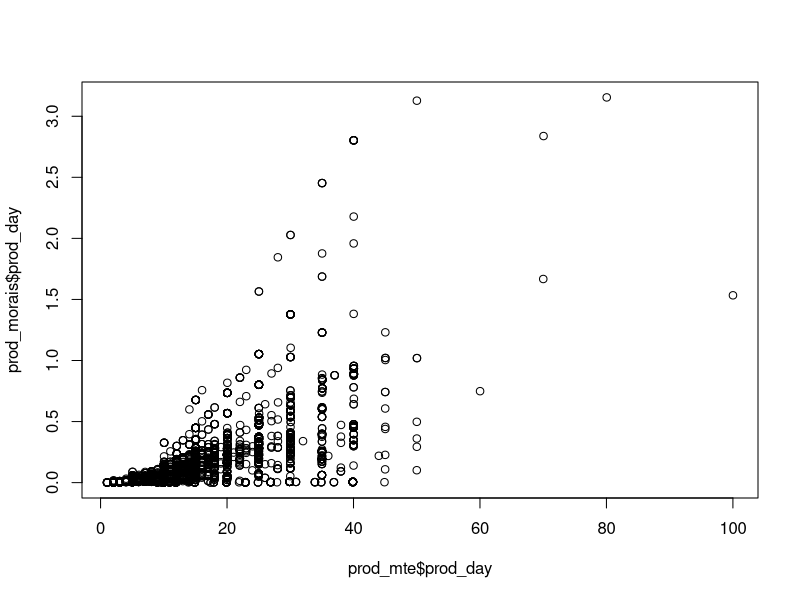

Generate this figure with R:


prod_mte<-read.csv("data/wcs/madagascar_potential-prod-test_mte.csv")
prod_morais<-read.csv("data/wcs/madagascar_potential-prod-test_rfishprod.csv")

plot(prod_mte$prod_day, prod_morais$prod_day)